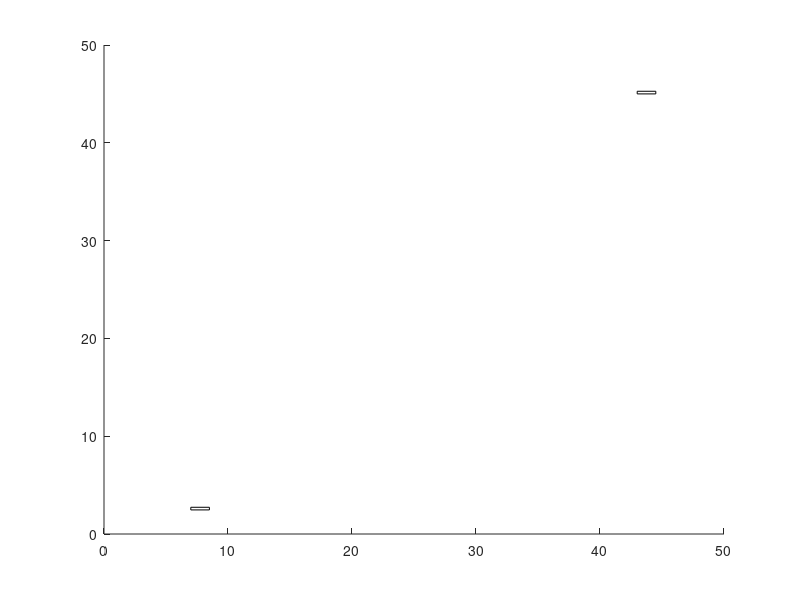

Recreate this plot in MATLAB. (Note: this script raises an error after producing the figure.)
clear
clc
%Create Terrain
y = randperm(5); 
N = length(y);
hold on
L = 10;
M = N*L;
x = 0:L:L*N-1;
xi = 0:M-1;
yi = interpft(y,M);
%Create Tank 1
p=randi(8); ...Random placement of tank 1
p2=p+2;
yi(p:p2)=min(yi(p:p2)); ...Flatten Spot for Tank 1
B=length(yi(p:p2));
c=min(yi(p:p2));
tank1=rectangle('Position',[p,c,B/2,B*.09]);
%Create Tank 2
P=50-p; %Random placement of tank 2
P2=P+2;
yi(P:P2)=max((P:P2)); %Flatten Spot for Tank 2
B2=length(yi(P:P2));
c2=min(yi(P:P2));
tank2=rectangle('Position',[P,c2,B2/2,B2*.09]);
%Plot Terrain
area(yi);   
colormap summer
a=max(yi)*1.5;
plot(tank1)
plot(tank2)
axis([min(yi) 50 0 a])
hold off